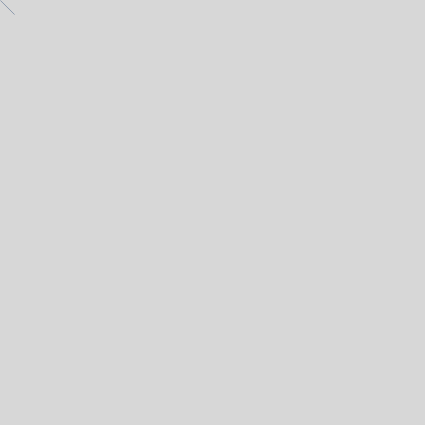
Frame 1 (no input)
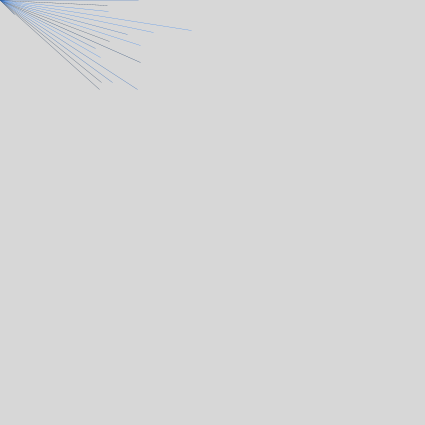
Frame 60 (the mouse pressed at the canvas centre just before this capture)
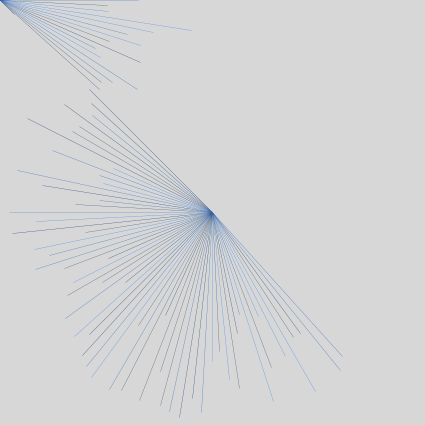
Frame 120 (the mouse held since frame 60 and released just before this capture)

The Processing sketch that drew these frames (run headless with seeded random() and noise(); from frame 60 on, the mouse is pressed at the canvas centre):

// Processing sketch: processing_78422
// ── processing_78422.pde


color[] skyBlue = {#8BB5F0, #428AED, #346CBA, #1E406D, #3F536D};
float lineLength = width/5;
float angle = 45;
float angleSpeed = 7;

 
void setup() {
  size(425, 425);
  background(215);
  smooth();
}
 
void draw() {
  pushMatrix();
  strokeWeight(0.3);
  stroke(skyBlue[int(random(1, 5))]);
  translate(mouseX,mouseY);
  rotate(radians(angle));
  line(0, 0, lineLength, 0);
  lineLength = random(width/4, height/2);
  popMatrix();
  angle += angleSpeed-10;
}
  
void mousePressed(){background(215);} //click to clear
  
